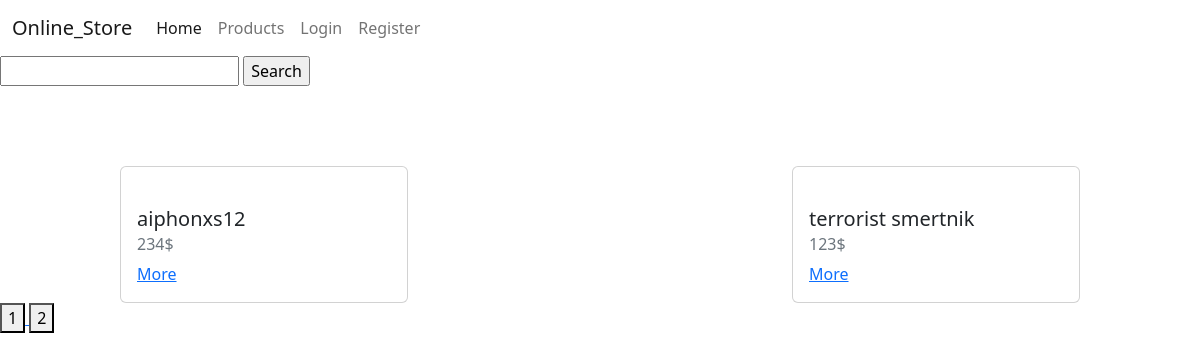
/products/?page=2, run on an earlier commit of the app's database.
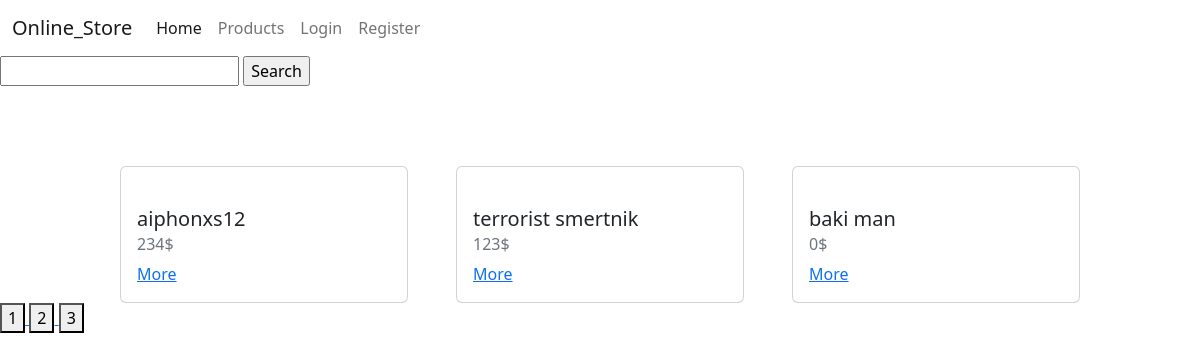
And on a later commit of the database.
### products/models.py (models this page shows, shortened)
class Product(models.Model):
    image = models.ImageField(blank=True, null=True)
    name = models.CharField(max_length=255)
    price = models.IntegerField()
    description = models.TextField()

### products/views.py (the view)
class ProductsCBV(ListView):
    model = Product
    template_name = 'products/products.html'
    def get(self, request, **kwargs):
        products = self.get_queryset()
        search = request.GET.get('search')
        page = int(request.GET.get('page', 1))
        if search:
            products = products.filter(title__icontains=search) | products.filter(description__icontains=search)
        max_page = products.__len__() / PAGINATION_LIMIT
        max_page = round(max_page) + 1 if round(max_page) < max_page else round(max_page)
        '''products splice'''
        products = products[PAGINATION_LIMIT * (page - 1): PAGINATION_LIMIT * page]
        context = {
            'products': products,
            'user': request.user,
            'pages': range(1, max_page + 1)
        }
        return render(request, self.template_name, context=context)

### templates/products/products.html (shortened to what this page needs)
{% extends 'layouts/index.html' %}
{% block content %}
    <form action="/products/" method="get">
        <input type="text" name="search">
        <input type="submit" value="Search">
    </form>
    <div class="products">
        {% for product in products %}
            <div class="card" style="width: 18rem;">
                <div class="card-body">
                    <h5 class="card-title">{{ product.name }}</h5>
                    <h6 class="card-subtitle mb-2 text-muted">{{ product.price }}$</h6>
                    <a href="/products/{{ product.id }}" class="card-link">More</a>
                </div>
            </div>
        {% endfor %}
    </div>
    <div class="pages">
        {% for page in pages %}
            <a href="/products/?page={{ page }}">
                <button>{{ page }}</button>
            </a>
        {% endfor %}
    </div>
{% endblock %}

### templates/layouts/index.html (shortened to what this page needs)
<!doctype html>
<html lang="en">
<head>
    <link rel="stylesheet" href="https://cdn.jsdelivr.net/npm/bootstrap@5.2.3/dist/css/bootstrap.min.css"
>
</head>
<body>
<nav class="navbar navbar-expand-lg bg-body-tertiary">
    <div class="container-fluid">
        <a class="navbar-brand" href="#">Online_Store</a>
        <div class="collapse navbar-collapse" id="navbarNav">
            <ul class="navbar-nav">
                <li class="nav-item">
                    <a class="nav-link active" aria-current="page" href="/">Home</a>
                </li>
                <li class="nav-item">
                    <a class="nav-link" href="/products/ ">Products</a>
                </li>
                {% if user.is_anonymous %}
                    <li class="nav-tem">
                        <a class="nav-link" href="/users/login/">Login</a>
                    </li>
                    <li class="nav-tem">
                        <a class="nav-link" href="/users/register/">Register</a>
                    </li>
                {% endif %}
            </ul>
        </div>
    </div>
</nav>
{% block content %}
{% endblock %}
</body>
</html>

### templates/products/products.html (style rules this page uses)
.products { display: flex; justify-content: space-between; width: 80%; margin-left: 10%; margin-top: 80px; flex-wrap: wrap; }

What changed in the data, as far as the page shows it:
added Product: name "baki man", price "0"
Also different on the page:
new list line: "3"
